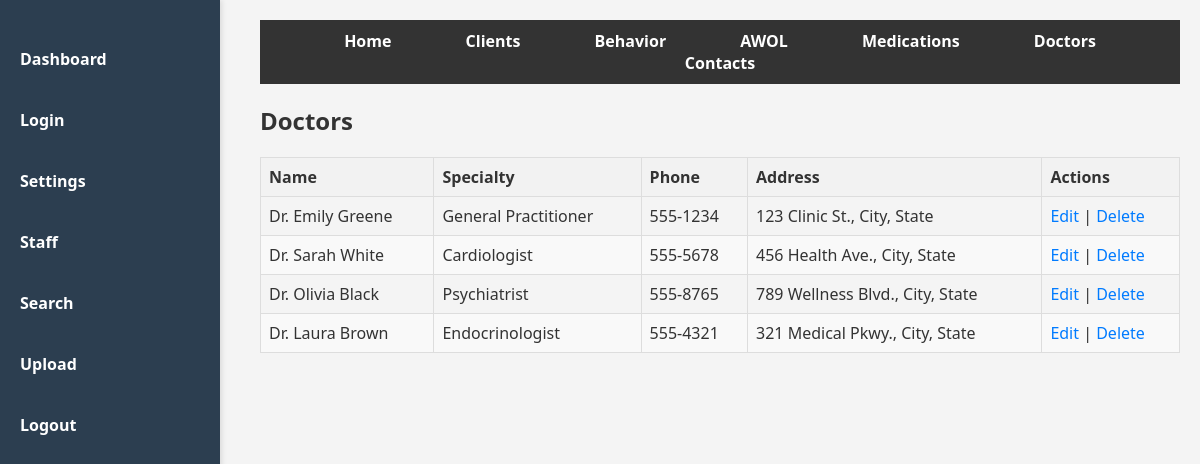
/doctors (signed in), run on the app's committed database.
### app.py (models this page shows)
class Doctor(db.Model):
    id = db.Column(db.Integer, primary_key=True)
    name = db.Column(db.String(100), nullable=False)
    specialty = db.Column(db.String(100))
    phone = db.Column(db.String(15))
    address = db.Column(db.String(200))
    appointments = db.relationship('Appointment', backref='doctor', lazy=True)

### app.py (the view)
@app.route('/doctors')
def doctors():
    if not session.get('logged_in'):
        return redirect(url_for('login'))
    doctors = Doctor.query.all()
    return render_template('doctors.html', doctors=doctors)

### templates/doctors.html (shortened to what this page needs)
{% extends 'base.html' %}
{% block content %}
<h2>Doctors</h2>
<table class="data-table">
    <thead>
        <tr>
            <th>Name</th>
            <th>Specialty</th>
            <th>Phone</th>
            <th>Address</th>
            <th>Actions</th>
        </tr>
    </thead>
    <tbody>
        {% for doctor in doctors %}
        <tr>
            <td>{{ doctor.name }}</td>
            <td>{{ doctor.specialty }}</td>
            <td>{{ doctor.phone }}</td>
            <td>{{ doctor.address }}</td>
            <td>
                <a href="{{ url_for('edit_doctor', doctor_id=doctor.id) }}">Edit</a> |
                <a href="{{ url_for('delete_doctor', doctor_id=doctor.id) }}">Delete</a>
            </td>
        </tr>
        {% endfor %}
    </tbody>
</table>
{% endblock %}

### static/styles.css (style rules this page uses)
body { font-family: 'Segoe UI', Tahoma, Geneva, Verdana, sans-serif; background-color: #f4f4f4; color: #333; margin: 0; padding: 0; display: flex; }
.data-table { width: 100%; border-collapse: collapse; margin-bottom: 20px; }
.data-table th, .data-table td { border: 1px solid #ddd; padding: 8px; text-align: left; }
.data-table th { background-color: #f2f2f2; color: #333; font-weight: bold; }
.data-table tr:nth-child(even) { background-color: #f9f9f9; }
.data-table a { color: #007bff; text-decoration: none; }

### data on the page
Doctor: name "Dr. Emily Greene", specialty "General Practitioner", phone "555-1234", address "123 Clinic St., City, State"
Doctor: name "Dr. Sarah White", specialty "Cardiologist", phone "555-5678", address "456 Health Ave., City, State"
Doctor: name "Dr. Olivia Black", specialty "Psychiatrist", phone "555-8765", address "789 Wellness Blvd., City, State"
Doctor: name "Dr. Laura Brown", specialty "Endocrinologist", phone "555-4321", address "321 Medical Pkwy., City, State"
